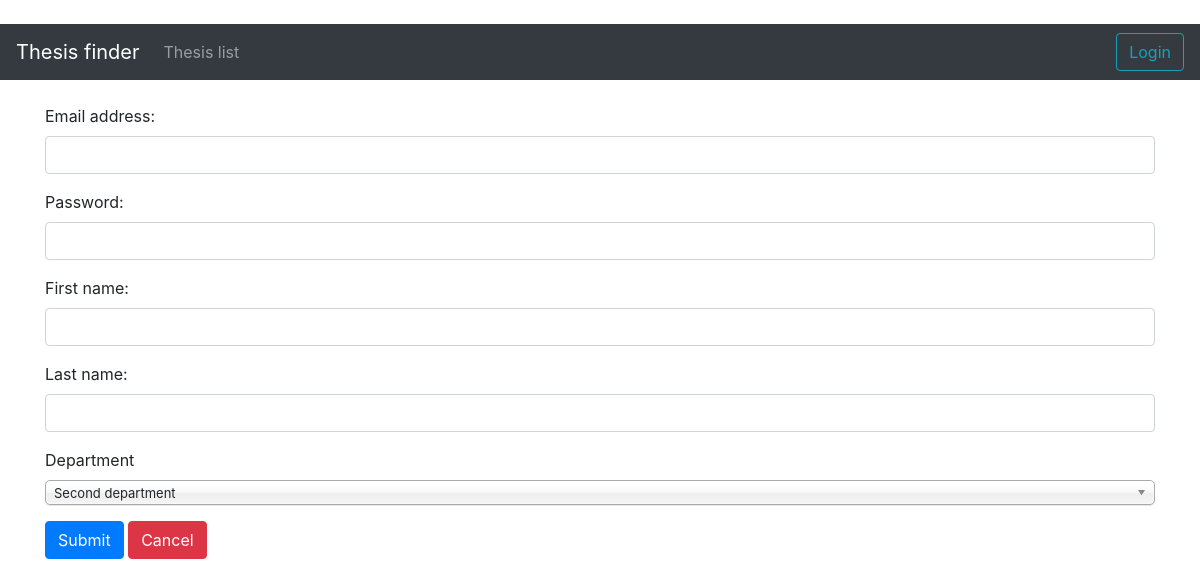
The page /account/new/ on the database as committed earlier.
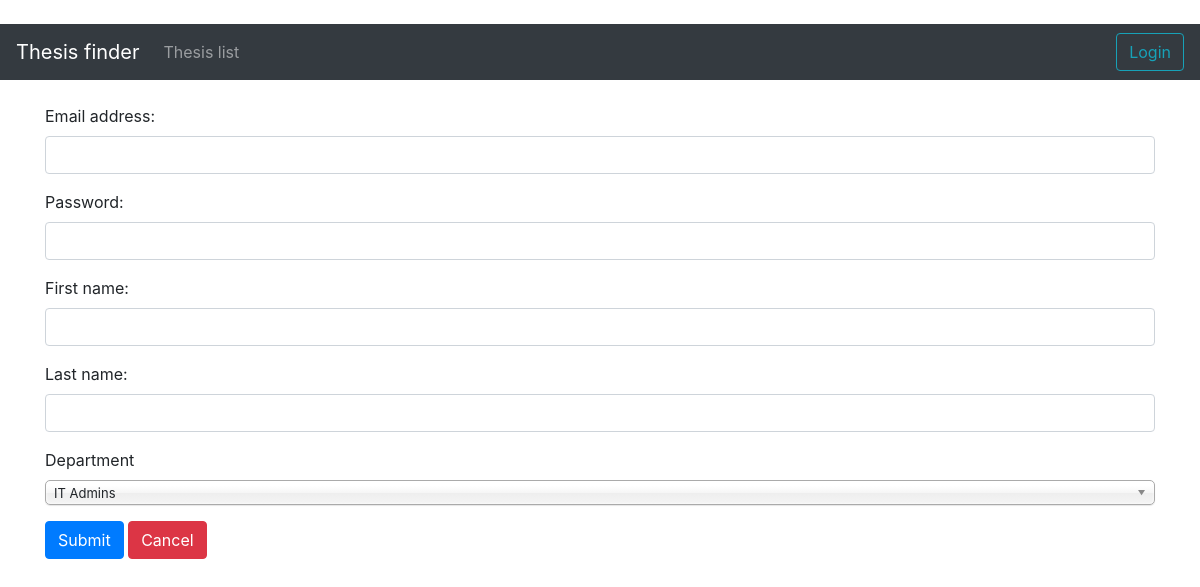
The same page on the database as committed later.
### application/departments/models.py (models this page shows, shortened)
class Dept(Base):
    __tablename__ = "department"
    departmentID = db.Column(db.Integer, primary_key=True)
    name = db.Column(db.String(144), nullable=False)
    accounts = db.relationship("User", backref='user_department', lazy=True)

### application/auth/views.py (the view)
@app.route("/account/new/")
def account_form():
    departments = Dept.query.all()
    form = NewAccountForm()
    form.departments.choices = [(department.departmentID, department.name) for department in departments]
    return render_template("auth/new.html", form = form)

### application/auth/forms.py
class NewAccountForm(FlaskForm):
    username = EmailField('Email address:', [validators.DataRequired(), validators.Email()], render_kw={"class": "form-control"})
    password = PasswordField("Password:", [validators.Length(min=6, max=144)], render_kw={"class": "form-control"})
    firstname = StringField("First name:",[validators.Length(min=2, max=144)], render_kw={"class": "form-control"})
    lastname = StringField("Last name:",[validators.Length(min=2, max=144)], render_kw={"class": "form-control"})
    departments = SelectField('Department', coerce=int,  render_kw={"class": "form-control"})
    admin = BooleanField("Make an admin")
    class Meta:
        csrf = False

### application/templates/auth/new.html (shortened to what this page needs)
{% extends "layout.html" %}
{% block body %}
<div class="container">
    <form method="POST" action="{{ url_for('account_create') }}">
        <div class="form-group">
            {{ form.username.label }}
            {{ form.username }}
        </div>
        <div class="form-group">
            {{ form.password.label }}
            {{ form.password }}
        </div>
        <div class="form-group">
            {{ form.firstname.label }}
            {{ form.firstname }}
        </div>
        <div class="form-group">
            {{ form.lastname.label }}
            {{ form.lastname }}
        </div>
        <div class="form-group">
            {{ form.departments.label }}
            {{ form.departments }}
        </div>
        <input class="btn btn-primary" type="submit" value="Submit" />
        {% if current_user.is_authenticated %}
        <a class="btn btn-danger" href="{{url_for('accounts_index')}}" role="button">Cancel</a>
        {% else %}
        <a class="btn btn-danger" href="{{url_for('index')}}" role="button">Cancel</a>
        {% endif %}
    </form>
</div>
{% endblock %}

Rows that differ between the two databases and show on the page:
removed Dept: departments "Second department"
added Dept: departments "IT Admins"
